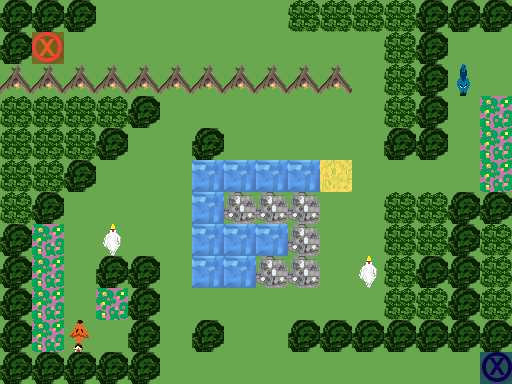

This game map was drawn from its Tiled (.tmx) file and the tilesets committed beside it. A one-line description and the full map source follow:
An orthogonal 16x12 tile map with 32x32 px tiles, 3 tile layers (Ground, Obstacles, Objects), 1 hidden layer not drawn.

<map version="1.0" orientation="orthogonal" renderorder="right-down" width="16" height="12" tilewidth="32" tileheight="32" nextobjectid="1">
 <tileset firstgid="1" name="TilesetPlaceholder" tilewidth="32" tileheight="32" tilecount="240" columns="10">
  <image source="../../Tileset.png" width="320" height="768" />
 </tileset>
 <layer name="Ground" width="16" height="12">
  <data encoding="csv">
1,1,1,1,1,1,1,1,1,1,1,1,1,1,1,1,
1,1,1,1,1,1,1,1,1,1,1,1,1,1,1,1,
1,1,1,1,1,1,1,1,1,1,1,1,1,1,1,1,
1,1,1,1,1,1,1,1,1,1,1,1,1,1,1,3,
1,1,1,1,1,1,1,1,1,1,1,1,1,1,1,3,
1,1,1,1,1,1,5,5,5,5,2,1,1,1,1,3,
1,1,1,1,1,1,5,1,1,1,1,1,1,1,1,1,
1,3,1,1,1,1,5,5,5,1,1,1,1,1,1,1,
1,3,1,1,1,1,5,5,1,1,1,1,1,1,1,1,
1,3,1,3,1,1,1,1,1,1,1,1,1,1,1,1,
1,3,1,1,1,1,1,1,1,1,1,1,1,1,1,1,
1,1,1,1,1,1,1,1,1,1,1,1,1,1,1,1
</data>
 </layer>
 <layer name="Obstacles" width="16" height="12">
  <data encoding="csv">
42,42,42,0,0,0,0,0,0,44,44,44,44,42,42,42,
42,0,0,0,0,0,0,0,0,0,0,0,44,42,0,0,
41,41,41,41,41,41,41,41,41,41,41,0,44,42,0,0,
44,44,44,44,42,0,0,0,0,0,0,0,44,42,0,0,
44,44,44,42,0,0,42,0,0,0,0,0,42,42,0,0,
44,44,42,0,0,0,0,0,0,0,0,0,0,0,0,0,
44,42,0,0,0,0,0,43,43,43,0,0,44,44,42,42,
42,0,0,0,0,0,0,0,0,43,0,0,44,44,42,44,
42,0,0,42,42,0,0,0,43,43,0,0,44,42,42,44,
42,0,0,0,42,0,0,0,0,0,0,0,44,44,42,44,
42,0,0,0,42,0,42,0,0,42,42,42,42,42,42,42,
42,42,42,42,42,0,0,0,0,0,0,0,0,0,0,0
</data>
 </layer>
 <layer name="Objects" width="16" height="12">
  <data encoding="csv">
0,0,0,0,0,0,0,0,0,0,0,0,0,0,0,0,
0,181,0,0,0,0,0,0,0,0,0,0,0,0,0,0,
0,0,0,0,0,0,0,0,0,0,0,0,0,0,3221225664,0,
0,0,0,0,0,0,0,0,0,0,0,0,0,0,0,0,
0,0,0,0,0,0,0,0,0,0,0,0,0,0,0,0,
0,0,0,0,0,0,0,0,0,0,0,0,0,0,0,0,
0,0,0,0,0,0,0,0,0,0,0,0,0,0,0,0,
0,0,0,185,0,0,0,0,0,0,0,0,0,0,0,0,
0,0,0,0,0,0,0,0,0,0,0,185,0,0,0,0,
0,0,0,0,0,0,0,0,0,0,0,0,0,0,0,0,
0,0,191,0,0,0,0,0,0,0,0,0,0,0,0,0,
0,0,0,0,0,0,0,0,0,0,0,0,0,0,0,182
</data>
 </layer>
 <layer name="Solution" width="16" height="12" visible="0">
  <data encoding="csv">
0,0,0,0,0,0,0,0,0,0,0,0,0,0,0,0,
0,0,222,222,222,222,222,222,222,222,222,222,0,0,0,0,
0,0,0,0,0,0,0,0,0,0,0,222,0,0,0,0,
0,0,0,0,0,222,222,222,222,222,222,222,0,0,232,0,
0,0,0,0,0,222,0,0,0,0,0,0,0,0,232,0,
0,0,0,0,0,222,0,0,0,0,0,232,232,232,232,0,
0,0,0,0,0,222,0,0,0,0,0,232,0,0,0,0,
0,0,222,222,222,222,0,0,0,0,0,232,0,0,0,0,
0,0,222,0,0,0,0,0,0,0,0,232,0,0,0,0,
0,0,222,0,0,232,232,232,232,232,232,232,0,0,0,0,
0,0,0,0,0,232,0,0,0,0,0,0,0,0,0,0,
0,0,0,0,0,232,232,232,232,232,232,232,232,232,232,0
</data>
 </layer>
</map>
